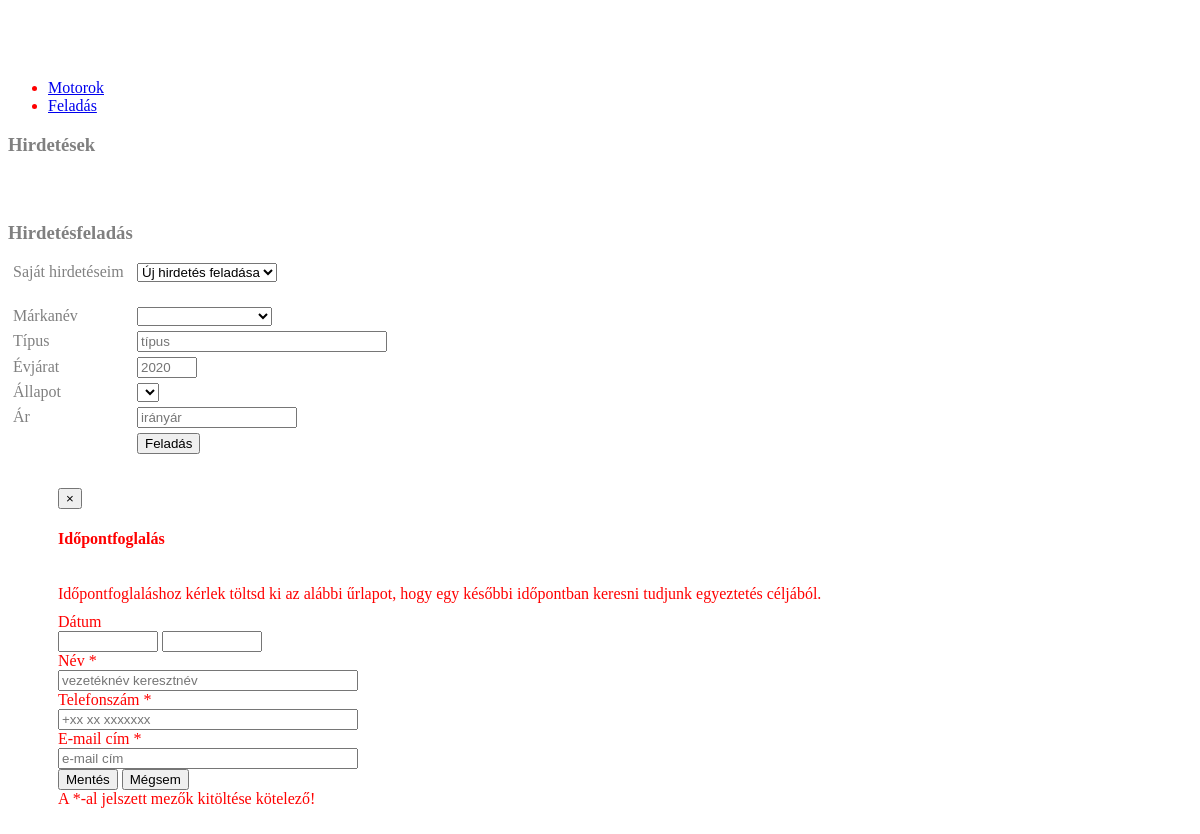
Before: /secondhand.php (signed in) with the older database file.
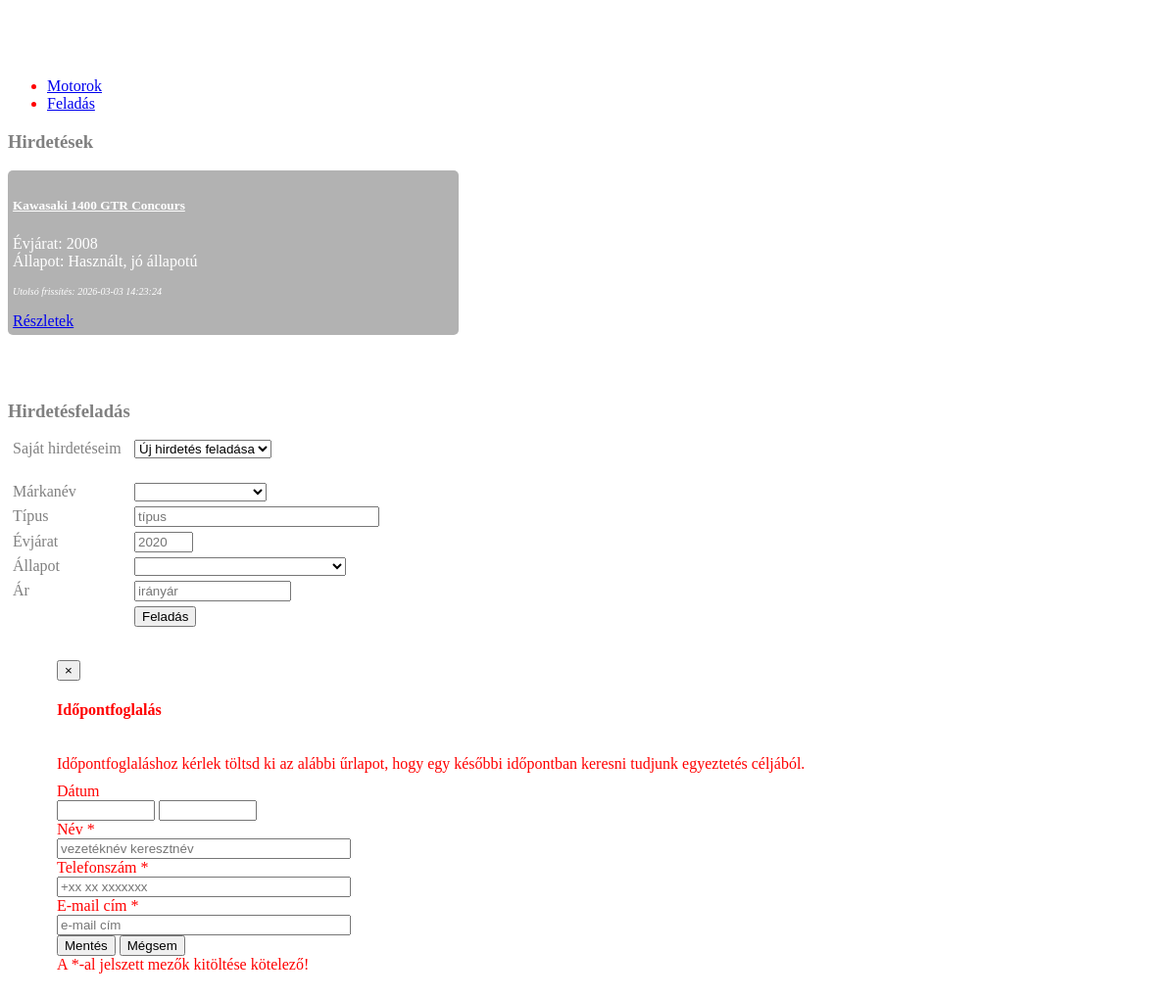
After: the same page with the newer database file.
### tables this page shows
CREATE TABLE `secondhand_mstr` (
  `SecondHandID_MSTR` int(11) NOT NULL,
  `SecondHandManufacturerID_MSTR` int(11) NOT NULL,
  `SecondHandType_MSTR` varchar(30) NOT NULL,
  `SecondHandYear_MSTR` int(4) NOT NULL,
  `SecondHandStateID_MSTR` int(11) NOT NULL,
  `SecondHandPrice_MSTR` int(11) NOT NULL,
  `SecondHandUserID_MSTR` int(11) NOT NULL,
  `SecondHandRegDateTime_MSTR` datetime NOT NULL DEFAULT current_timestamp(),
  `SecondHandLastRegDateTime_MSTR` datetime NOT NULL DEFAULT '0000-00-00 00:00:00' ON UPDATE current_timestamp(),
  `SecondHandImages_MSTR` varchar(500) NOT NULL
);

CREATE TABLE `secondhandstate_mstr` (
  `SecondHandStateID_MSTR` int(11) NOT NULL,
  `SecondHandStateState_MSTR` varchar(40) NOT NULL
);

### secondhand.php (the view, shortened to what the rows shown need)
<?php
    include "connect.php";
?>
        <div class="secondhandbody">
            <div class="tab-content">
                <div id="secondhandmoto" class="container tab-pane active tabcontain" style="margin-bottom:30px;">
                    <?php
                            $sql = "SELECT
                                        SecondHandID_MSTR,
                                        CONCAT(MotoManufacturerManufacturer_MSTR, ' ', SecondHandType_MSTR) AS MotoType,
                                        SecondHandYear_MSTR,
                                        SecondHandStateState_MSTR,
                                        SecondHandPrice_MSTR,
                                        SecondHandImages_MSTR,
                                        SecondHandRegDateTime_MSTR,
                                        SecondHandLastRegDateTime_MSTR
                                    FROM
                                        secondhand_mstr,
                                        secondhandstate_mstr,
                                        motomanufacturer_mstr
                                    WHERE
                                        SecondHandManufacturerID_MSTR = MotoManufacturerID_MSTR AND
                                        secondhand_mstr.SecondHandStateID_MSTR = secondhandstate_mstr.SecondHandStateID_MSTR";
                            $value = mysqli_query($connect, $sql);
                            while ($row = mysqli_fetch_assoc($value)) {
                                $BrandAndType = $row["MotoType"];
                                $Year = $row["SecondHandYear_MSTR"];
                                $State = $row["SecondHandStateState_MSTR"];
                                $Image = explode(",", $row["SecondHandImages_MSTR"])[0];
                                $Last = $row["SecondHandLastRegDateTime_MSTR"];
                                echo "  <div class='card mb-3' style='min-width:180px;  max-width: 450px; background-color: rgba(0,0,0,0.3); color:white; border-radius:5px;padding:5px;'>
                                            <div class='row g-0'>
                                                <div class='col-md-5'>
                                                    <img src='".$_SESSION['systemPath'].$Image."'
                                                        style='width:auto; max-width:180px; cursor: pointer;'
                                                        alt=''
                                                        class='rounded-start'/>
                                                </div>
                                                <div class='col-md-6'>
                                                    <div class='card-body'>
                                                        <h5 class='card-title'><b><u>$BrandAndType</u></b></h5>
                                                        <p class='card-text'>
                                                            Évjárat: $Year<br>
                                                            Állapot: $State
                                                        </p>
                                                        <p class='card-text'>
                                                            <small class='text-muted' style='color: white; font-size:10px'><i>Utolsó frissítés: $Last</i></small>
                                                        </p>
                                                        <a href='#editsecondhand' data-toggle='modal' class='btn btn-primary btn-sm'>Részletek</a>
                                                    </div>
                                                </div>
                                            </div>
                                        </div>";
                            }
                    ?>
                </div>
            </div>
        </div>

Changed rows visible on the page:
added secondhand_mstr: BrandAndType "Kawasaki 1400 GTR Concours", SecondHandYear_MSTR "2008", SecondHandStateID_MSTR.SecondHandStateState_MSTR "Használt, jó állapotú", SecondHandLastRegDateTime_MSTR "2026-03-03 14:23:24"
